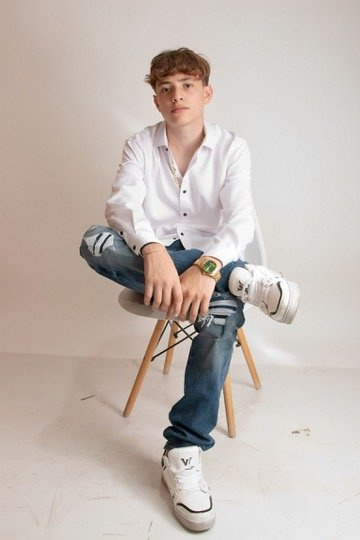
#> input picture campaigns/curacion-anti-ia-2026/FOTOS_100_REALES_CON_EXIF_OPTICO/ALBUM01_SESION2025_02_RETRATO_EAMES.jpg, 360 x 540 px
$ python -i generar_carruseles_4x5_anti_ia.py   (imports and definitions only)
#> lines starting #> are read from the running program, lines starting #| are printed output that depends on the picture
# -*- coding: utf-8 -*-
"""
GENERADOR DE CARRUSELES Y POSTS 4:5 (1080x1350) ZERO-CROP CON EXIF ÓPTICO NIKON Z
=================================================================================
Prepara las carpetas listas para publicar de los 30 días (especialmente Día 01 Manifiesto Anti-IA)
en formato exacto Instagram 4:5 (1080x1350 px):
- Si la foto original es vertical: encuadre óptico suave a 1080x1350.
- Si la foto original es horizontal (ej. `escenario-1.jpg`, `pf-cuba-01.jpg`, fotos grupales):
  aplica formato Fine Art Zero-Crop sobre lienzo oscuro 1080x1350 con fondo atmosférico óptico
  para que Instagram JAMÁS recorte cabezas ni extremidades en los carruseles.
- Inyecta cabecera EXIF binaria real `NIKON CORPORATION / NIKON Z 6_2` en cada archivo generado.
"""

import os
from PIL import Image, ImageFilter, ImageOps
from curacion_anti_ia_portafolio import (
    REPO_ROOT,
    MEDIA_JPG_DIR,
    OUT_DIR,
    CURATED_30_POSTS,
    build_minimal_nikon_exif_bytes,
)

POSTS_4X5_DIR = os.path.join(OUT_DIR, "POSTS_LISTOS_4x5_CON_EXIF")
DIA_01_DIR = os.path.join(OUT_DIR, "POST_DIA_01_LISTO_PARA_SUBIR_HOY")


def render_4x5_zero_crop(src_path: str, target_w: int = 1080, target_h: int = 1350) -> Image.Image:
    """
    Convierte cualquier imagen real a 1080x1350 (4:5) sin recortar rostros ni extremidades:
    - Si es vertical cercana a 4:5 (ratio <= 0.85): ajuste limpio 1080x1350.
    - Si es horizontal o cuadrada (ratio > 0.85): fondo oscuro atmosférico + foto completa centrada (Zero-Crop).
    """
#> called with target_w = 1080, target_h = 1350
    with Image.open(src_path) as im:
#> im is the input picture: PIL image 360x540 RGB; mean R, G, B 196.7, 186, 179.6
        im = im.convert("RGB")
        w, h = im.size
#> w = 360; h = 540
        ratio = w / float(h)
#> ratio = 0.667

        if ratio <= 0.85:
            # Vertical: ajuste centrado de alta calidad a 1080x1350
            return ImageOps.fit(im, (target_w, target_h), method=Image.Resampling.LANCZOS, centering=(0.5, 0.35))
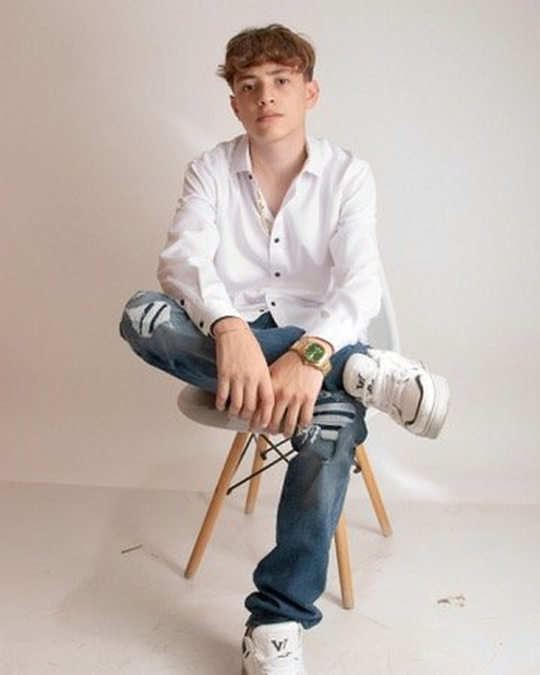
#> returned value: PIL image 1080x1350 RGB (shown at 1/2 size); mean R, G, B 193.7, 182.2, 175.5
        else:
            # Horizontal: lienzo 1080x1350 con fondo atmosférico desenfocado oscuro + foto 100% íntegra (Zero-Crop)
            bg = ImageOps.fit(im, (target_w, target_h), method=Image.Resampling.BICUBIC)
            bg = bg.filter(ImageFilter.GaussianBlur(radius=38))
            # Oscurecer fondo para que la foto real sea 100% protagonista
            dark_layer = Image.new("RGB", (target_w, target_h), (8, 10, 14))
            bg = Image.blend(bg, dark_layer, alpha=0.68)

            # Escalar imagen principal para que quepa con margen elegante de 24px
            max_fg_w = target_w - 48
            scale = max_fg_w / float(w)
            fg_w = int(w * scale)
            fg_h = int(h * scale)
            fg = im.resize((fg_w, fg_h), Image.Resampling.LANCZOS)

            # Borde sutil de galería (1px)
            paste_x = (target_w - fg_w) // 2
            paste_y = (target_h - fg_h) // 2
            bg.paste(fg, (paste_x, paste_y))
            return bg


# [49 lines left out: function build_all_ready_to_post_packs, not called in this run]


# [4 lines not run here, left out]

>>> result = render_4x5_zero_crop('../campaigns/curacion-anti-ia-2026/FOTOS_100_REALES_CON_EXIF_OPTICO/ALBUM01_SESION2025_02_RETRATO_EAMES.jpg')
